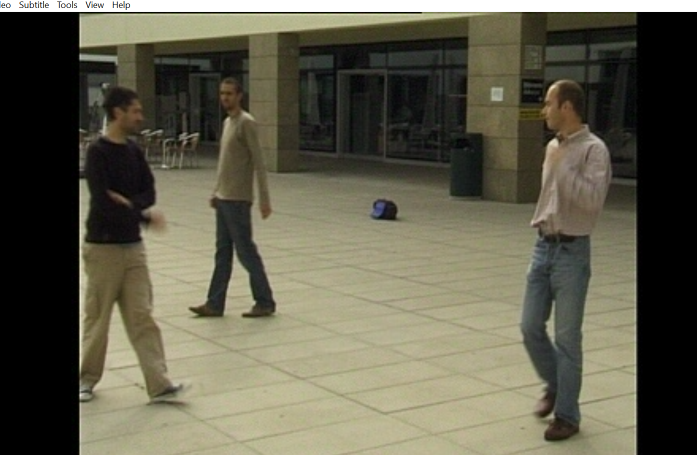
#> input picture practice/S5.png, 1394 x 910 px (shown at 1/2 size)
$ python script2.py
#> lines starting #> are read from the running program, lines starting #| are printed output that depends on the picture
import numpy as np
import cv2

body_classifier = cv2.CascadeClassifier(cv2.data.haarcascades +'haarcascade_fullbody.xml')

frame = cv2.imread('S5.png')
#> frame is the input picture: shape (910, 1394, 3); mean B, G, R 76.3, 93.7, 96.5

gray = cv2.cvtColor(frame, cv2.COLOR_BGR2GRAY)
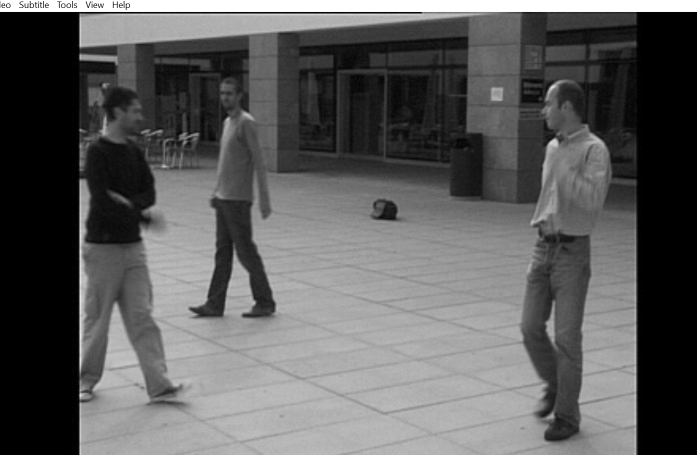
#> gray: shape (910, 1394) (shown at 1/2 size); min 0, max 255, mean 92.6

bodies = body_classifier.detectMultiScale(gray,1.2,3)
#> bodies = ()

print(bodies)

for(x,y,w,h) in bodies:
    cv2.rectangle(frame,(x,y),(x+w,y+h), (0,255,255),2)
#> this loop made 0 passes

resized=cv2.resize(frame,(int(frame.shape[1]/3),int(frame.shape[0]/3)))
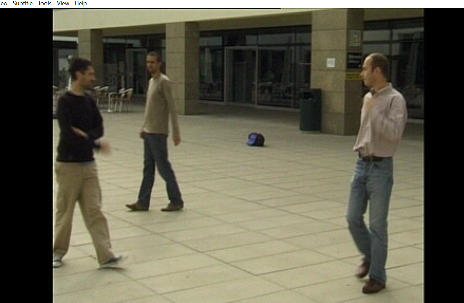
#> resized: shape (303, 464, 3); mean B, G, R 76.3, 93.7, 96.4


cv2.imshow('Humans',resized)
cv2.waitKey()
cv2.destroyAllWindows()

$ run again, with practice/S1.png copied over practice/S5.png
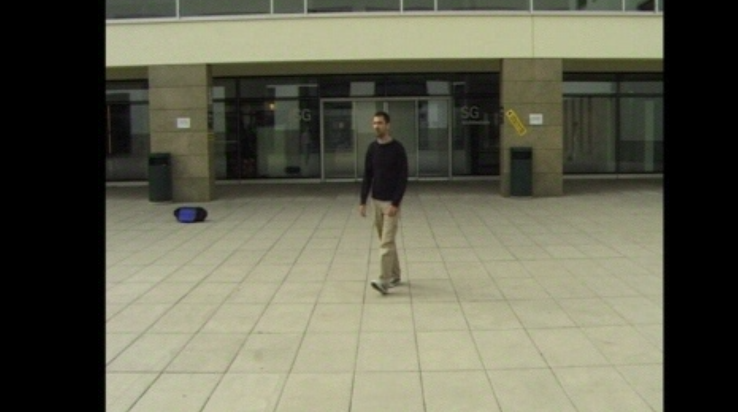
#> input picture practice/S1.png, 1475 x 824 px (shown at 1/2 size)
#> frame is the input picture: shape (824, 1475, 3); mean B, G, R 81.7, 99.3, 99.3
#> `gray = cv2.cvtColor(frame, cv2.COLOR_BGR2GRAY)`:
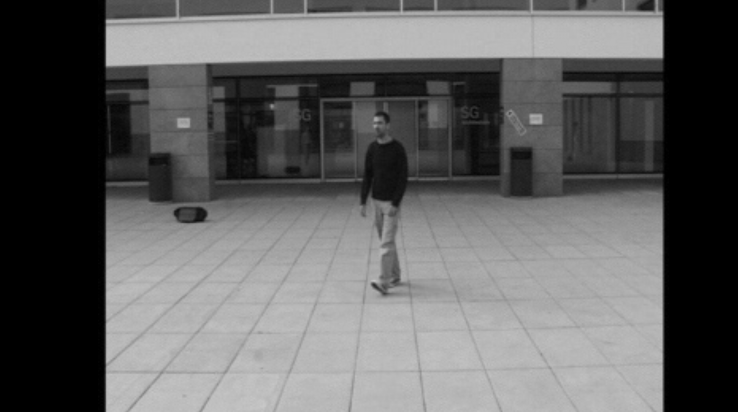
#> gray: shape (824, 1475) (shown at 1/2 size); min 0, max 202, mean 97.3
#> bodies = ()
#> `resized=cv2.resize(frame,(int(frame.shape[1]/3),int(frame.shape[0]/3)))`:
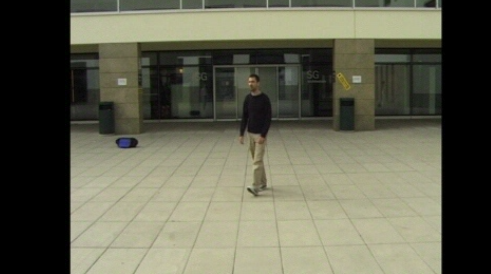
#> resized: shape (274, 491, 3); mean B, G, R 81.6, 99.2, 99.2

$ run again, with practice/S2.png copied over practice/S5.png
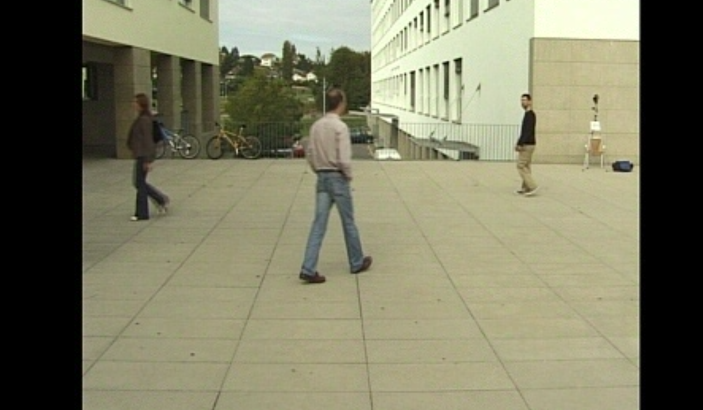
#> input picture practice/S2.png, 1405 x 820 px (shown at 1/2 size)
#> frame is the input picture: shape (820, 1405, 3); mean B, G, R 100.2, 125, 125.9
#> `gray = cv2.cvtColor(frame, cv2.COLOR_BGR2GRAY)`:
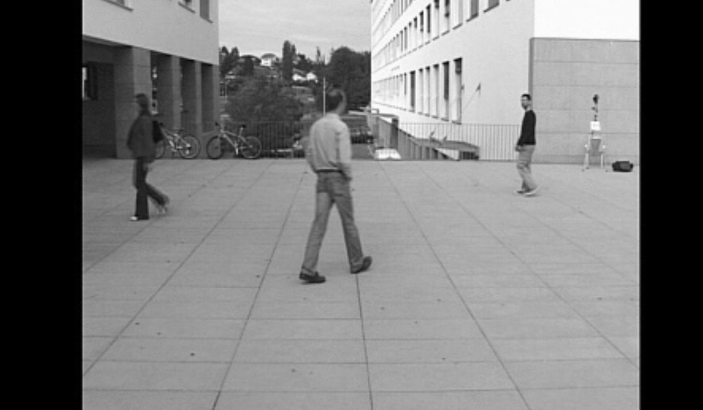
#> gray: shape (820, 1405) (shown at 1/2 size); min 0, max 254, mean 122.4
#> bodies = ()
#> `resized=cv2.resize(frame,(int(frame.shape[1]/3),int(frame.shape[0]/3)))`:
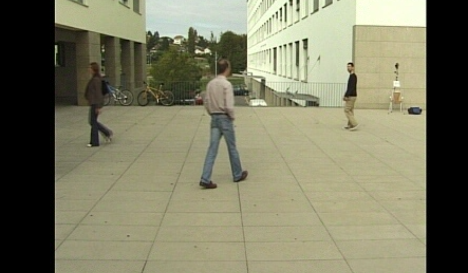
#> resized: shape (273, 468, 3); mean B, G, R 100.1, 124.9, 125.8

$ run again, with practice/S3.png copied over practice/S5.png
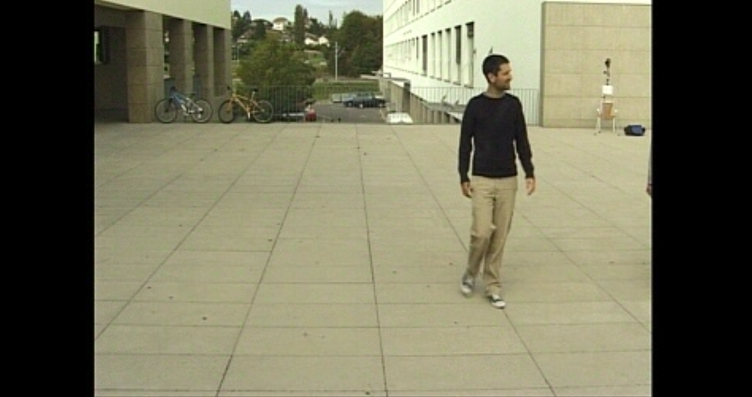
#> input picture practice/S3.png, 1503 x 793 px (shown at 1/2 size)
#> frame is the input picture: shape (793, 1503, 3); mean B, G, R 91.2, 115, 116.8
#> `gray = cv2.cvtColor(frame, cv2.COLOR_BGR2GRAY)`:
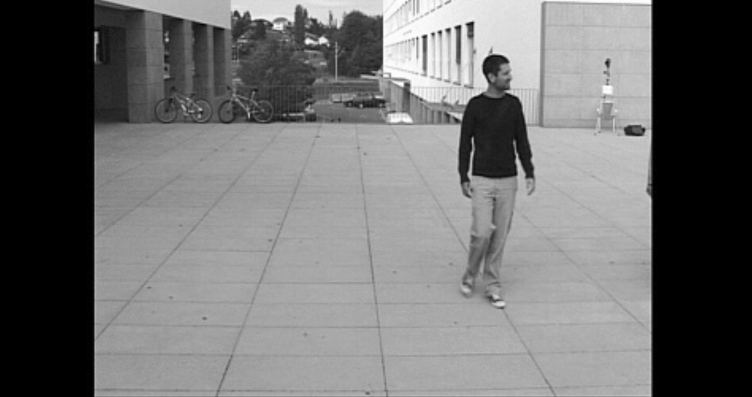
#> gray: shape (793, 1503) (shown at 1/2 size); min 0, max 254, mean 112.8
#> bodies = [[847, 50, 255, 509]]
#| [[847  50 255 509]]
#> the loop `for(x,y,w,h) in bodies:` made 1 pass
#> `resized=cv2.resize(frame,(int(frame.shape[1]/3),int(frame.shape[0]/3)))`:
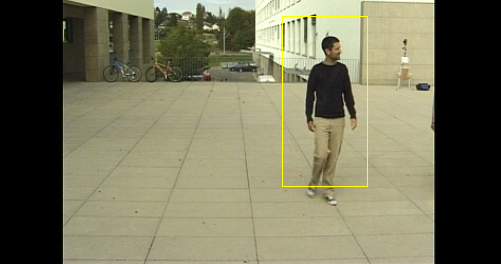
#> resized: shape (264, 501, 3); mean B, G, R 90.6, 115.2, 117
